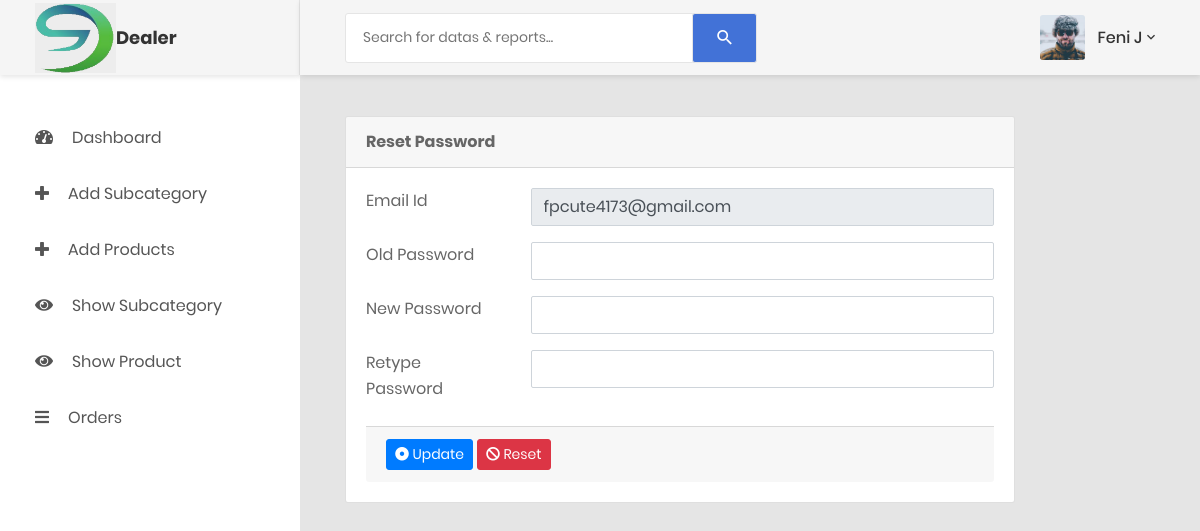
Screenshot of /ADMINDEALERSIDE/reset_password_dealer.php (signed in) with the database file from the repository.
### tables this page shows
CREATE TABLE `tbl_dealer` (
  `DEALER_ID` int(11) NOT NULL,
  `DEALER_NAME` varchar(255) DEFAULT NULL,
  `DEALER_EMAIL` varchar(255) DEFAULT NULL,
  `DEALER_PASSWORD` varchar(255) DEFAULT NULL,
  `DEALER_CATEGORY` varchar(30) DEFAULT NULL,
  `DEALER_OTP` int(11) DEFAULT NULL,
  `DEALER_STATUS` char(1) DEFAULT NULL,
  `DEALER_PROFILE` varchar(255) NOT NULL
);

### ADMINDEALERSIDE/reset_password_dealer.php (the view, shortened to what this page needs)
<?php
include('includes/config.php');
if (strlen($_SESSION['alogin']) == 0) {
    header('location:login.php');
} else {
    ?>
    <!DOCTYPE html>
    <html>
        <head>
            <?php include_once './includes/links.php';?>
            <link rel="stylesheet" href="main.css">
        </head>
        <body><?php
            include_once './includes/header.php';
            include_once './includes/sidebar.php';
            ?>
            <div class="main-content">
                <div class="section__content section__content--p30">
                    <div class="container-fluid">
                        <div class="row">
                            <div class="col-lg-10">
                                <div class="card">
                                    <div class="card-header">
                                        <strong>Reset Password</strong>
                                    </div>
                                    <div class="card-body card-block">
                                        <form method="post"  class="form-horizontal" enctype="multipart/form-data">
                                            <?php
                                            $query = mysqli_query($con, "select * from tbl_dealer where DEALER_EMAIL='" . $_SESSION['alogin'] . "'");
                                            while ($row = mysqli_fetch_array($query)) {
                                                ?>
                                                <div class="row form-group">
                                                    <div class="col col-md-3">
                                                        <label for="text-input" class=" form-control-label">Email Id</label>
                                                    </div>
                                                    <div class="col-12 col-md-9">
                                                        <input type="text" class="form-control" readonly="true" value="<?php echo htmlentities($row['DEALER_EMAIL']); ?>" id="exampleInputEmail1" name="gmail" required="">
                                                    </div>
                                                </div>
                                                <div class="row form-group">
                                                    <div class="col col-md-3">
                                                        <label for="text-input" class=" form-control-label">Old Password</label>
                                                    </div>
                                                    <div class="col-12 col-md-9">
                                                        <input type="password" class="form-control"  id="Password" name="Password" required="">
                                                    </div>
                                                </div>
                                                <div class="row form-group">
                                                    <div class="col col-md-3">
                                                        <label for="text-input" class=" form-control-label">New Password</label>
                                                    </div>
                                                    <div class="col-12 col-md-9">
                                                        <input type="password" class="form-control"  id="NPassword" name="NPassword" required="">
                                                    </div>
                                                </div>
                                                <div class="row form-group">
                                                    <div class="col col-md-3">
                                                        <label for="text-input" class=" form-control-label">Retype Password</label>
                                                    </div>
                                                    <div class="col-12 col-md-9">
                                                        <input type="password" class="form-control"  id="RPassword" name="RPassword" required="">
                                                    </div>
                                                </div>
                                                    <?php } ?>
                                            <div class="card-footer">
                                                <button type="submit" class="btn btn-primary btn-sm" name="update">
                                                    <i class="fa fa-dot-circle-o"></i> Update
                                                </button>
                                                <button type="reset" class="btn btn-danger btn-sm" name="reset">
                                                    <i class="fa fa-ban"></i> Reset
                                                </button>
                                            </div></form>
                                    </div>
                                </div>
                            </div>
                        </div>
                    </div>
                </div>
            </div>
        </div>
    </body>
    </html>
<?php } ?>

### ADMINDEALERSIDE/includes/header.php (shortened to what this page needs)
<?php $b=$_SESSION['name'];
if($b=='ADMIN'){ ?>
<div class="page-container">
            <header class="header-desktop">
                <div class="section__content section__content--p30">
                    <div class="container-fluid">
                        <div class="header-wrap">
                            <form class="form-header" action="" method="POST">
                                <input class="au-input au-input--xl" type="text" style="height: 50px;" name="search" placeholder="Search for datas &amp; reports..." />
                                <button class="au-btn--submit" type="submit">
                                    <i class="zmdi zmdi-search"></i>
                                </button>
                            </form>
                            <div class="header-button">
                                <div class="account-wrap">
                                    <div class="account-item clearfix js-item-menu">
                                        <div class="image">
                                            <?php  $query = mysqli_query($con, "select * from tbl_admin where ADMIN_EMAIL='" . $_SESSION['alogin'] . "'");
                                                $row=  mysqli_fetch_array($query);
                                            ?>
                                            <img src="profileimagesADMIN/<?php echo htmlentities($row['ADMIN_ID']);?>/<?php echo htmlentities($row['ADMIN_PROFILE']);?>" alt="<?php $u=$_SESSION['name']; echo '"$u"'; ?>" />
                                        </div>
                                        <div class="content">
                                            <a class="js-acc-btn" href="#" style="text-decoration: none;"><?php $u=$_SESSION['name']; echo "$u"; ?></a>
                                        </div>
                                        <div class="account-dropdown js-dropdown">
                                            <div class="info clearfix">
                                                <div class="image">
                                                    <a href="#" style="text-decoration: none;">
                                                        <img src="profileimagesADMIN/<?php echo htmlentities($row['ADMIN_ID']);?>/<?php echo htmlentities($row['ADMIN_PROFILE']);?>" alt="<?php $u=$_SESSION['alogin']; echo '".$u."'; ?>" />
                                                    </a>
                                                </div>
                                                <div class="content">
                                                    <h5 class="name">
                                                        <a href="#" style="text-decoration: none;"><?php $u=$_SESSION['alogin']; if($u=="groceryshoppingsurat@gmail.com"){echo "Admin";}else{ echo "Dealer";}?></a>
                                                    </h5>
                                                    <span class="email"><?php $u=$_SESSION['alogin']; echo "$u"; ?></span>
                                                </div>
                                            </div>
                                            <div class="account-dropdown__body">
                                                <div class="account-dropdown__item">
                                                    <a href="admin_account.php"style="text-decoration: none;">
                                                        <i class="zmdi zmdi-account"></i>Account</a>
                                                </div>
                                                <div class="account-dropdown__item">
                                                    <a href="reset_password_admin.php" style="text-decoration: none;">
                                                        <i class="zmdi zmdi-key"></i>
                                                        <?php echo "   "; ?>Reset Password</a>
                                                </div>
                                            </div>
                                            <div class="account-dropdown__footer">
                                                <a href="logout.php" style="text-decoration: none;">
                                                    <i class="zmdi zmdi-power"></i>Logout</a>
                                            </div>
                                        </div>
                                    </div>
                                </div>
                            </div>
                        </div>
                    </div>
                </div>
            </header>
            <?php } else{ ?>
            <div class="page-container">
            <header class="header-desktop">
                <div class="section__content section__content--p30">
                    <div class="container-fluid">
                        <div class="header-wrap">
                            <form class="form-header" action="" method="POST">
                                <input class="au-input au-input--xl" type="text" style="height: 50px;" name="search" placeholder="Search for datas &amp; reports..." />
                                <button class="au-btn--submit" type="submit">
                                    <i class="zmdi zmdi-search"></i>
                                </button>
                            </form>
                            <div class="header-button">
                                <div class="account-wrap">
                                    <div class="account-item clearfix js-item-menu">
                                        <div class="image">
                                            <?php  $query = mysqli_query($con, "select * from tbl_dealer where DEALER_EMAIL='" . $_SESSION['alogin'] . "'");
                                                $row=  mysqli_fetch_array($query);
                                            ?>
                                            <img src="profileimagesDEALER/<?php echo htmlentities($row['DEALER_ID']);?>/<?php echo htmlentities($row['DEALER_PROFILE']);?>" alt="<?php $u=$_SESSION['name']; echo '"$u"'; ?>" />
                                        </div>
                                        <div class="content">
                                            <a class="js-acc-btn" href="#"><?php $u=$_SESSION['name']; echo "$u"; ?></a>
                                        </div>
                                    </div>
                                </div>
                            </div>
                        </div>
                    </div>
                </div>
            </header>
            <?php } ?>

### rows the page displays
tbl_dealer: DEALER_PROFILE (picture), gmail "fpcute4173@gmail.com"

### other values shown
$u "Feni J"
